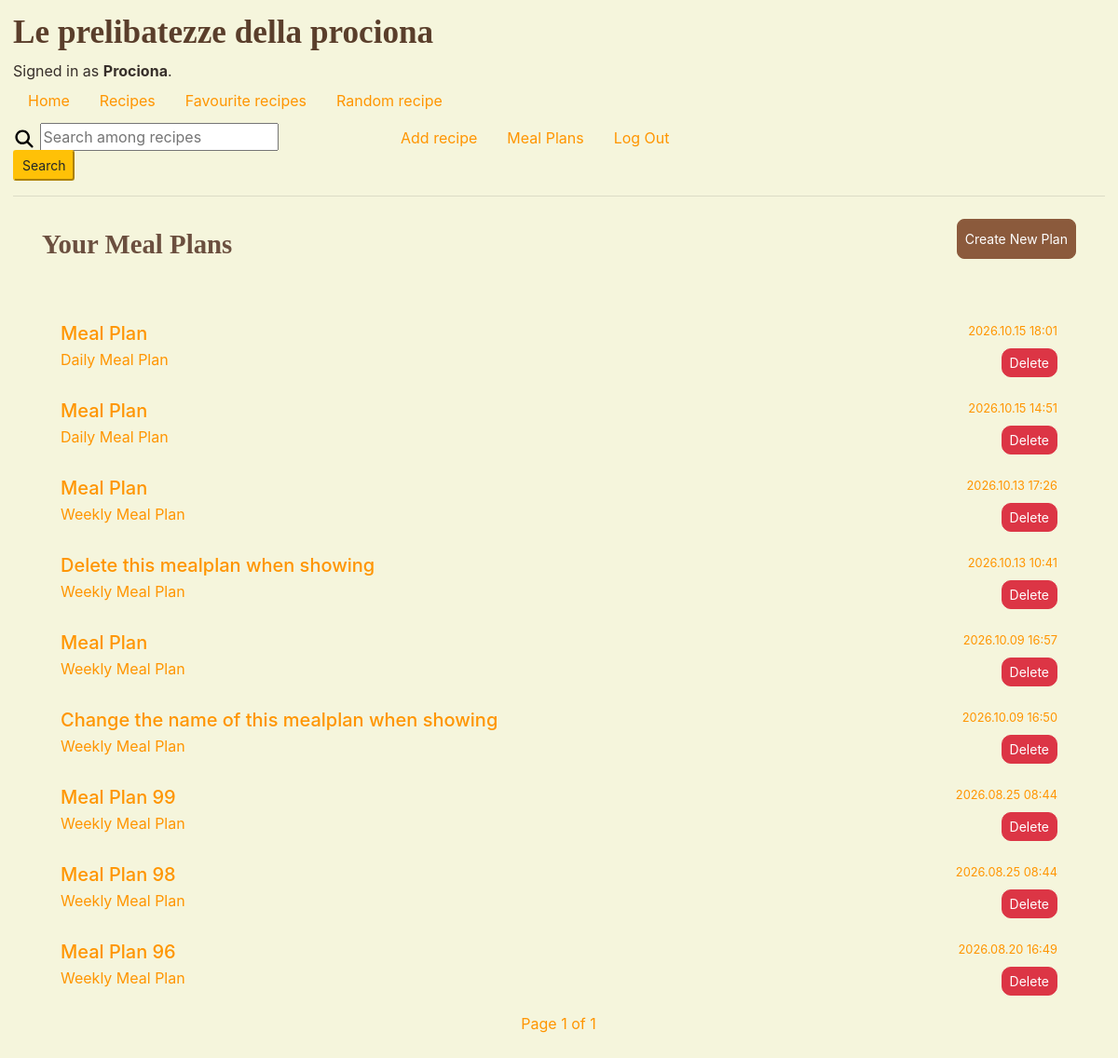
/mealplan/your_mealplans (signed in), run on an earlier commit of the app's database.
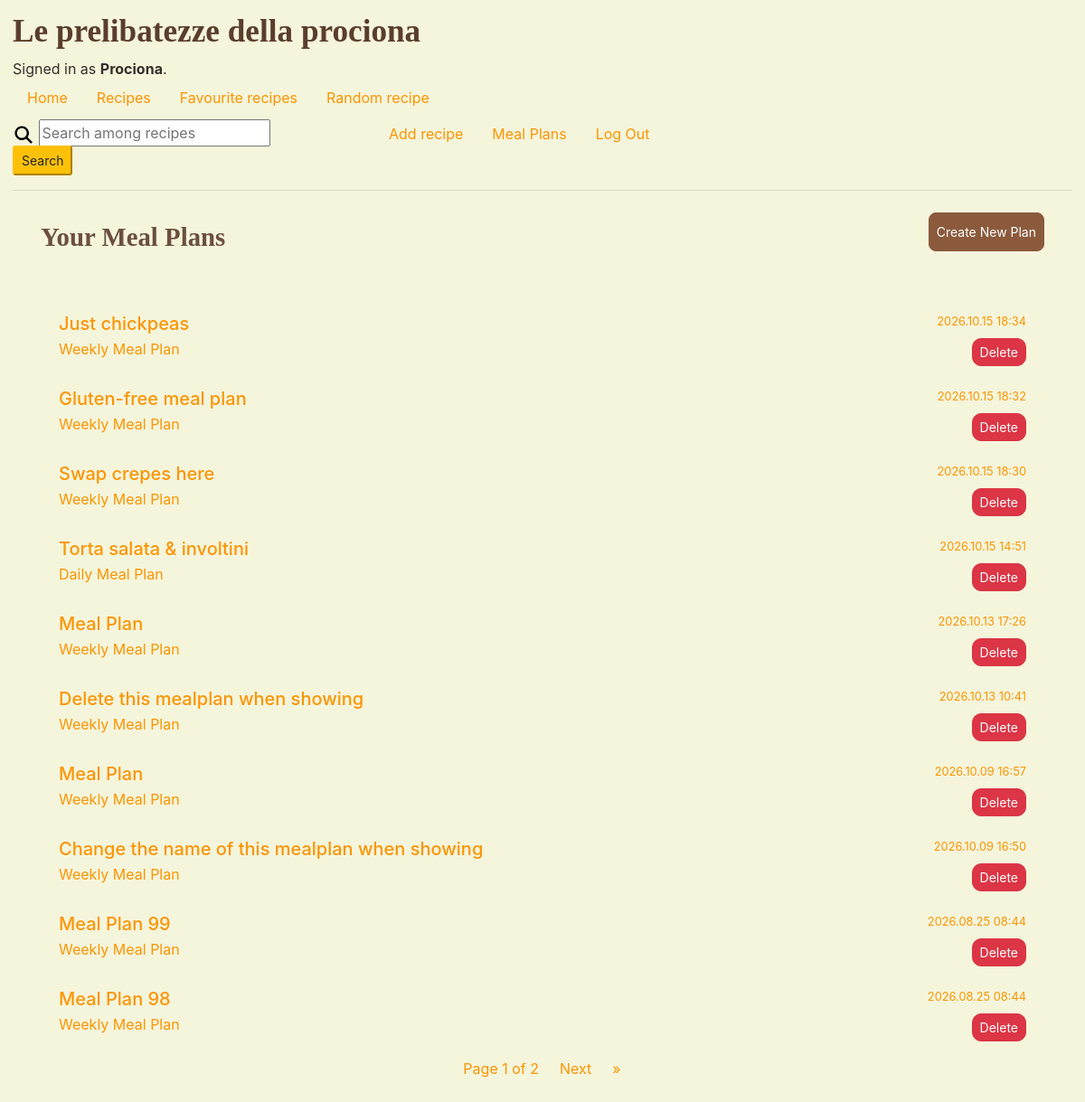
And on a later commit of the database.
### recipebook/models.py (models this page shows)
class User(AbstractUser):
    pass

### mealplan/models.py (models this page shows, shortened)
class MealPlan(models.Model):
    user = models.ForeignKey(settings.AUTH_USER_MODEL, on_delete=models.CASCADE,
                             null=True, # Allow null for anonymous users
                             blank=True, related_name="meal_plans")
    session_key = models.CharField(max_length=40, null=True, blank=True)
    created_at = models.DateTimeField(auto_now_add=True)
    recipes = models.ManyToManyField(Recipe, blank=True, related_name="meal_plans")
    name = models.CharField(max_length=50, default="Meal Plan")
    @property
    def is_daily(self):
        return self.meal_plan_recipes.filter(day='Today').exists()

### mealplan/views.py (the view)
# urls.py: path('your_mealplans', views.user_mealplans, name='user_mealplans'),
@login_required
def user_mealplans(request):
    meal_plans = MealPlan.objects.filter(user=request.user).order_by('-created_at')
    paginator = Paginator(meal_plans, 10)
    page_number = request.GET.get('page')
    meals_in_page = paginator.get_page(page_number)
    return render(request, 'mealplan/user_mealplans.html', {
        'username': request.user,
        'meals_in_page': meals_in_page
        })

### mealplan/templates/mealplan/user_mealplans.html (shortened to what this page needs)
{% extends "recipebook/layout.html" %}
{% load static %}
{% block body %}
<div class="container mt-4">
    <div class="d-flex justify-content-between">
        <div class="title-website">
            <h2>Your Meal Plans</h2>
        </div>
        <div class="top-0 right-0">
            <a href="{% url 'generate_mealplan' %}" class="btn btn-warning btn-sm">Create New Plan</a>
        </div>
    </div>
    <br>
    <div class="list-group">
        {% for meal_plan in meals_in_page %}
        <a href="{% url 'mealplan_result' meal_plan.id %}" class="list-group-item list-group-item-action">
            <div class="d-flex w-100 justify-content-between">
                <h5 class="mb-1">{{ meal_plan.name }}</h5>
                <small>{{ meal_plan.created_at|date:"Y.m.d H:i" }}</small>
            </div>
            <div class="d-flex w-100 justify-content-between">
                <p class="mb-1">
                    {% if meal_plan.is_daily %}
                    Daily Meal Plan
                    {% else %}
                    Weekly Meal Plan
                    {% endif %}
                </p>
                <form method="post" action="{% url 'delete_mealplan' meal_plan.id %}" class="d-inline">
                    <button type="submit" class="btn btn-danger btn-sm">Delete</button>
                </form>
            </div>
        </a>
        {% empty %}
        <div class="alert alert-warning">You have no saved meal plans yet.</div>
        {% endfor %}
    </div>
    <nav aria-label="Page navigation">
        <ul class="pagination d-flex justify-content-center">
            <li class="page-item">
                Page {{ meals_in_page.number }} of {{ meals_in_page.paginator.num_pages }}
            </li>
            {% if meals_in_page.has_next %}
            <li><a class="page-link" href="?page={{ meals_in_page.next_page_number }}">Next</a></li>
            <li><a class="page-link" href="?page={{ meals_in_page.paginator.num_pages }}">&raquo;</a></li>
            {% endif %}
        </ul>
    </nav>
</div>
{% endblock %}

### recipebook/templates/recipebook/layout.html (shortened to what this page needs)
{% load static %}
<!DOCTYPE html>
<html lang="en">
<head>
    <link rel="stylesheet" href="https://stackpath.bootstrapcdn.com/bootstrap/4.4.1/css/bootstrap.min.css">
    <link rel="stylesheet" href="https://stackpath.bootstrapcdn.com/bootstrap/4.5.2/css/bootstrap.min.css">
    <link href="https://cdn.rawgit.com/harvesthq/chosen/gh-pages/chosen.min.css" rel="stylesheet"/>
    <link rel="stylesheet" href="https://code.iconify.design/iconify/iconify.css">
    <link href="{% static 'recipebook/styles.css' %}" rel="stylesheet">
    <link href="{% static 'mealplan/styles.css' %}" rel="stylesheet">
</head>
<body>
<div class="title-website">
    <h1>Le prelibatezze della prociona</h1>
</div>
<div>
    {% if user.is_authenticated %}
        Signed in as <strong>{{ user.username }}</strong>.
    {% else %}
        Not signed in.
    {% endif %}
</div>
<div class="d-flex flex-wrap justify-content-between">
    <ul class="nav">
        <li class="nav-item">
            <a class="nav-link" href="{% url 'home' %}">Home</a>
        </li>
        <li class="nav-item">
            <a class="nav-link" href="{% url 'index' %}">Recipes</a>
        </li>
        {% if user.is_authenticated %}
            <li class="nav-item">
                <a class="nav-link" href="{% url 'favourites' %}">Favourite recipes</a>
            </li>
        {% endif %}
        <li class="nav-item">
            <a class="nav-link" href="{% url 'random_recipe' %}">Random recipe</a>
        </li>
    </ul>
    <ul class="nav">
        <form action="{% url 'search' %}" method="get">
            <input type="text" name="q" autocomplete="off" placeholder="Search among recipes">
            <button type="submit" class="btn-search btn-warning btn-sm">Search</button>
        </form>
        {% if user.is_superuser %}
        <li class="nav-item">
            <a class="nav-link" href="{% url 'add_recipe' %}">Add recipe</a>
        </li>
        {% endif %}
        {% if user.is_authenticated %}
        <li class="nav-item">
            <a class="nav-link" href="{% url 'user_mealplans' %}">Meal Plans</a>
        </li>
        <li class="nav-item">
            <a class="nav-link" href="{% url 'logout' %}">Log Out</a>
        </li>
        {% endif %}
    </ul>
</div>
<hr>
{% block body %}
{% endblock %}
</body>
</html>

### recipebook/static/recipebook/styles.css (style rules this page uses)
.title-website h1 { font-family: 'Georgia', serif; font-size: 2.2em; color: #5a3e2b; font-weight: 600; }
.title-website h2 { font-family: 'Georgia', serif; font-size: 1.8em; color: #6b4f3f; font-weight: 550; margin-top: 10px; margin-bottom: 30px; }
body { background-color: beige; color: rgb(55, 47, 42); padding: 14px; }
a:link { color: rgb(255, 149, 0); background-color: transparent; text-decoration: none; }
.btn { border-radius: 10px; }
.list-group-item { background-color: transparent; border: none; }
form[action*="/search/"] { width: 300px; margin-top: 4px; margin-right: 100px; }
.btn-search { margin-top: -1px; }

### mealplan/static/mealplan/styles.css (style rules this page uses)
:root { --bg: #ffffff; --text: #ffffff; --accent: #000000; --radius: 0.5rem; --shadow: 0 0.2rem 0.5rem rgba(0, 0, 0, 0.1); --anim: cubic-bezier(0, 0, 0.25, 1); }
.page-item { color: rgb(255, 149, 0); display: block; padding: .5rem .75rem; margin-left: -1px; line-height: 1.25; }
.page-link { border: none; }
.container .btn-warning { background-color: #8b5a3c; border-color: #8b5a3c; color: #fff; padding: 10px 8px; border-radius: 8px; font-weight: 400; }

What changed in the data, as far as the page shows it:
removed MealPlan: name "Meal Plan", created_at "2026.10.15 18:01", shows "Daily Meal Plan"
no longer on this page (row unchanged): MealPlan: name "Meal Plan 96", created_at "2026.08.20 16:49", shows "Weekly Meal Plan"
added MealPlan: name "Just chickpeas", created_at "2026.10.15 18:34", shows "Weekly Meal Plan"
added MealPlan: name "Gluten-free meal plan", created_at "2026.10.15 18:32", shows "Weekly Meal Plan"
added MealPlan: name "Swap crepes here", created_at "2026.10.15 18:30", shows "Weekly Meal Plan"
changed MealPlan: name "Meal Plan" → "Torta salata & involtini"
Also different on the page:
{{ meals_in_page.paginator.num_pages }}: "1" → "2"
text now shown: "Next »"
